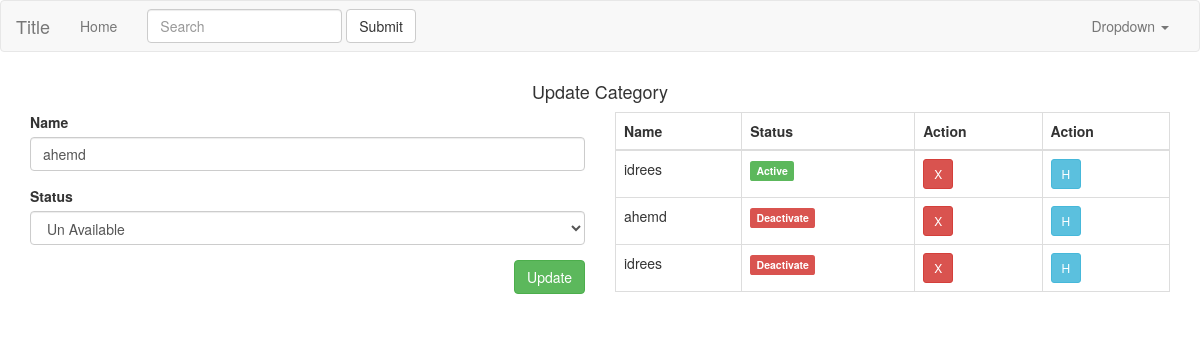
Screenshot of /admin/index.php?nav=category&edit_cate_id=7 (signed in) with the database file from the repository.
### tables this page shows
CREATE TABLE `categorys` (
  `cate_id` int(11) NOT NULL,
  `cate_name` varchar(255) NOT NULL,
  `cate_sts` varchar(255) NOT NULL,
  `cate_timestamp` int(11) NOT NULL DEFAULT current_timestamp()
);

### admin/pages/category.php (the view, shortened to what this page needs)
<?php if(!empty($_REQUEST['edit_cate_id'])){?>
<?php $edit_cate_id = $_REQUEST['edit_cate_id'];
 $query=mysqli_query($dbc,"SELECT * FROM categorys WHERE cate_id = '$edit_cate_id'");
 $cate=mysqli_fetch_assoc($query);
 ?>
<div class="row">
	<h4 class="text-center">Update Category</h4>
	<div class="col-sm-6">
		<form action="" method="POST">
			<div class="form-group">
			  <label for="" class="control-label">Name</label>
			  <input type="text" name="cate_name" class="form-control" value="<?=$cate['cate_name']?>">
			</div>
			<div class="form-group">
				<label for="" class="control-label">Status</label>
				<select name="cate_sts" id="" class="form-control" value="<?=$cate['cate_sts']?>">
					<option <?php if(@$cate['cate_sts'] == 0) {?> <?php echo "selected";?> <?php }?> value="0">Un Available</option>
				</select>
			</div>
			<input type="submit" name="update_cate" value="Update" class="btn btn-success pull-right">
	</div>
	<div class="col-sm-6">
	 <table class="table table-bordered">
	  <thead>
		<tr>
		 <th>Name</th>
		 <th>Status</th>
		 <th>Action</th>
		<th>Action</th>
	    </tr>
	   </thead>
		<tbody>
		   	<?php $query1 = mysqli_query($dbc,"SELECT * FROM categorys");
		   	while($row1=mysqli_fetch_assoc($query1)): ?>
		   	<tr>
		   	 <td><?=$row1['cate_name']?></td>
		   	 <td><?=getStatus($row1['cate_sts']);?></td>
		   	 <td><a class="btn btn-danger btn-sm" href="index.php?nav=category&del_cate_id=<?=$row1['cate_id']?>">X</a></td>
		   	 <td><a href="index.php?nav=category&edit_cate_id=<?=$row1['cate_id']?>" class="btn btn-info btn-sm">H</a>
		   	 </td>
		   	</tr>
		   <?php endwhile;?>
		   </tbody>
		</table>
	</div>
</div>
<?php }?>

### connect/db.php (shortened to what this page needs)
<?php
  function getStatus($sts){
    switch ($sts) {
      case '0':
      return '<label class="label label-danger">Deactivate</label>';
        break;
      case '1':
      return '<label class="label label-success">Active</label>';
        break;
    }
  }
 ?>

### rows the page displays
categorys: cate_name "ahemd", cate_sts "Un Available", shows "Deactivate"
categorys: cate_name "idrees", cate_sts "Active"
categorys: cate_name "idrees", cate_sts "Deactivate"

### other values shown
$value "Home"
